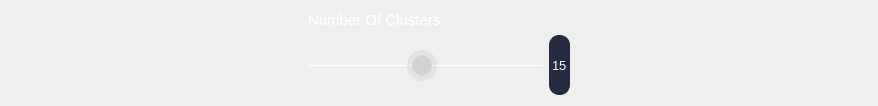
          <widget class="QWidget" name="kemeans">
           <layout class="QHBoxLayout" name="horizontalLayout_6">
            <item>
             <spacer name="horizontalSpacer_10">
              <property name="orientation">
               <enum>Qt::Horizontal</enum>
              </property>
              <property name="sizeHint" stdset="0">
               <size>
                <width>297</width>
                <height>20</height>
               </size>
              </property>
             </spacer>
            </item>
            <item>
             <layout class="QGridLayout" name="secondSliderContainer_7" rowstretch="50,50" columnstretch="80,5">
              <item row="0" column="0">
               <widget class="QLabel" name="kClustersSliderLabel">
                <property name="font">
                 <font>
                  <family>Microsoft Sans Serif</family>
                  <pointsize>11</pointsize>
                 </font>
                </property>
                <property name="styleSheet">
                 <string notr="true">color: rgb(255, 255, 255)</string>
                </property>
                <property name="text">
                 <string>Number Of Clusters</string>
                </property>
                <property name="alignment">
                 <set>Qt::AlignBottom|Qt::AlignLeading|Qt::AlignLeft</set>
                </property>
               </widget>
              </item>
              <item row="1" column="0">
               <widget class="QSlider" name="kClustersSlider">
                <property name="sizePolicy">
                 <sizepolicy hsizetype="Expanding" vsizetype="Preferred">
                  <horstretch>0</horstretch>
                  <verstretch>0</verstretch>
                 </sizepolicy>
                </property>
                <property name="styleSheet">
                 <string notr="true">QSlider:horizontal {
    min-height: 60px;
}
QSlider::groove:horizontal {
    height: 1px;
    background: white; 
}
QSlider::handle:horizontal {
    width: 30px;
    margin-top: -15px;
    margin-bottom: -15px;
    border-radius: 15px;
    background: qradialgradient(spread:reflect, cx:0.5, cy:0.5, radius:0.5, fx:0.5, fy:0.5, stop:0.6 rgba(210, 210, 210, 255), stop:0.7 rgba(210, 210, 210, 100));
}
QSlider::handle:horizontal:hover {
    background: qradialgradient(spread:reflect, cx:0.5, cy:0.5, radius:0.5, fx:0.5, fy:0.5, stop:0.6 rgba(255, 255, 255, 255), stop:0.7 rgba(255, 255, 255, 100));
}</string>
                </property>
                <property name="minimum">
                 <number>1</number>
                </property>
                <property name="maximum">
                 <number>30</number>
                </property>
                <property name="value">
                 <number>15</number>
                </property>
                <property name="orientation">
                 <enum>Qt::Horizontal</enum>
                </property>
               </widget>
              </item>
              <item row="1" column="1">
               <widget class="QLineEdit" name="kClustersSliderValue">
                <property name="sizePolicy">
                 <sizepolicy hsizetype="Expanding" vsizetype="Preferred">
                  <horstretch>0</horstretch>
                  <verstretch>0</verstretch>
                 </sizepolicy>
                </property>
                <property name="font">
                 <font>
                  <family>Microsoft Sans Serif</family>
                  <pointsize>10</pointsize>
                 </font>
                </property>
                <property name="styleSheet">
                 <string notr="true">QLineEdit {
background-color: #252a41;
border: 0;
border-radius: 10px;
color: #fff;
}</string>
                </property>
                <property name="text">
                 <string>15</string>
                </property>
                <property name="alignment">
                 <set>Qt::AlignCenter</set>
                </property>
               </widget>
              </item>
             </layout>
            </item>
            <item>
             <spacer name="horizontalSpacer_12">
              <property name="orientation">
               <enum>Qt::Horizontal</enum>
              </property>
              <property name="sizeHint" stdset="0">
               <size>
                <width>297</width>
                <height>20</height>
               </size>
              </property>
             </spacer>
            </item>
           </layout>
          </widget>
